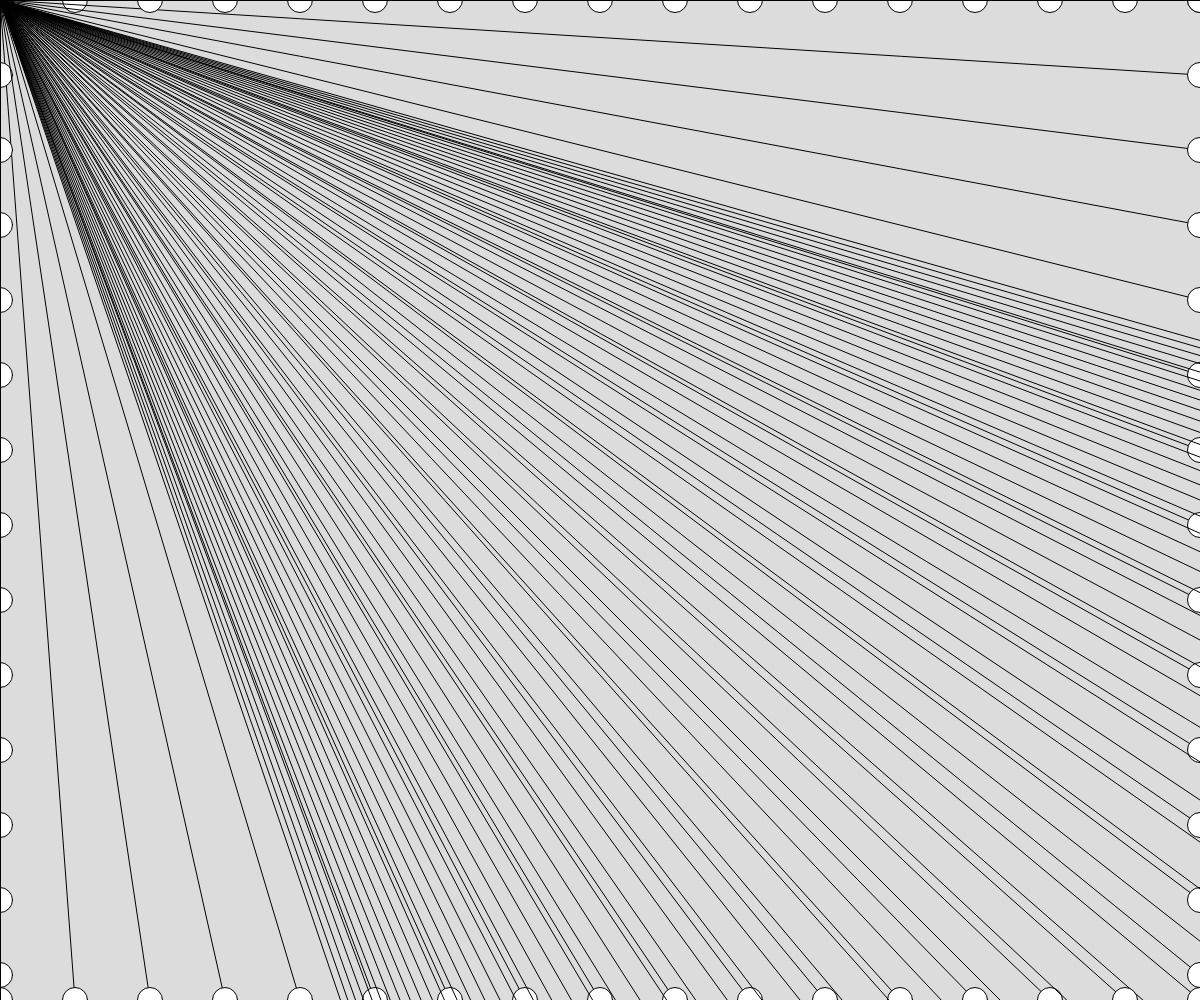
Frame 1 (no input)
Frame 60 (no input): identical to frame 1, image omitted
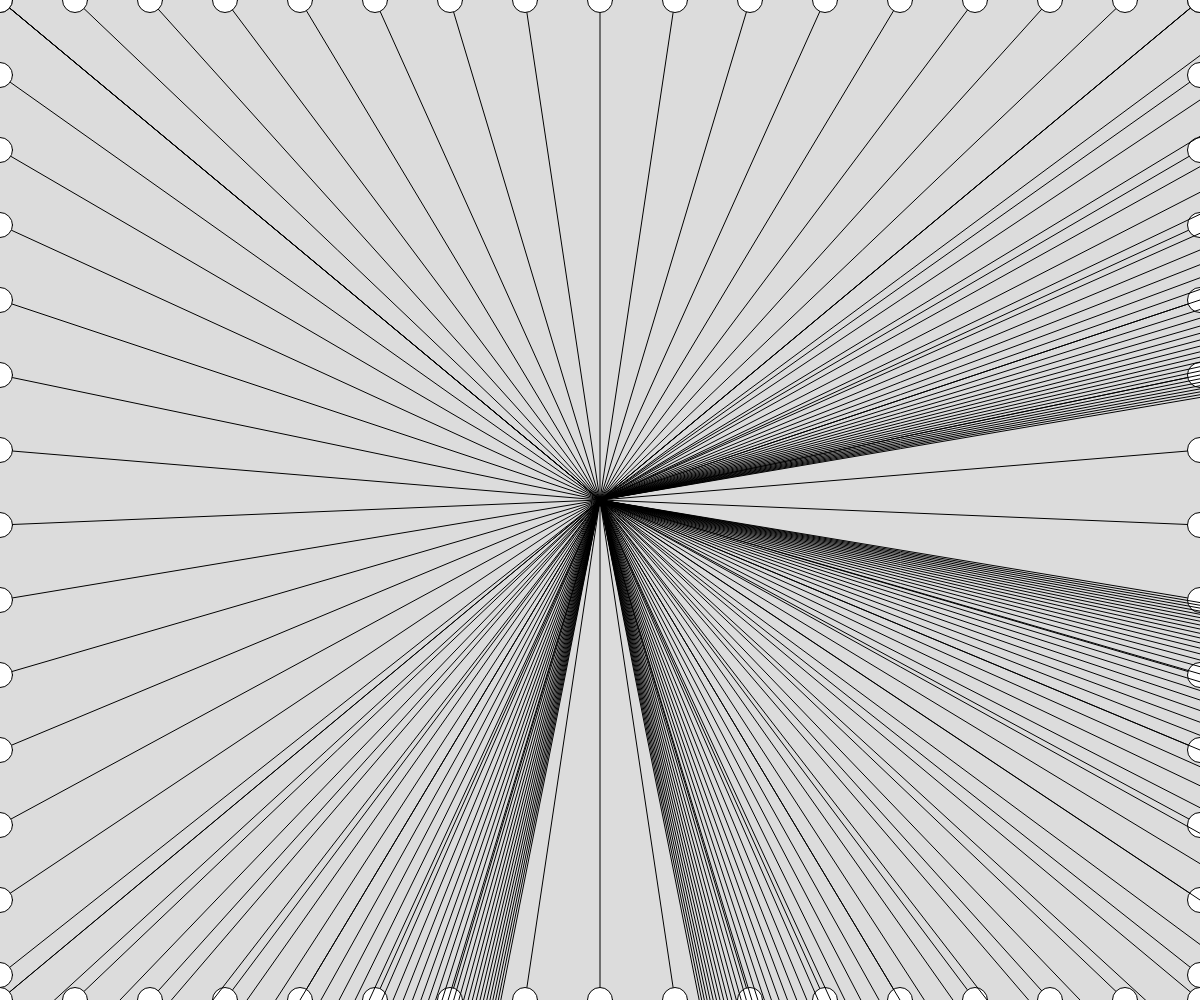
Frame 120 (the mouse pressed at the canvas centre since frame 60)

The p5.js sketch that drew these frames (run headless with seeded random() and noise() and a simulated clock; from frame 60 on, the mouse is pressed at the canvas centre):

// p5.js sketch
// ── sketch.js
// Drawing with Single Loops
// Demi Bejide
// 25th September, 2026


async function setup() {
  createCanvas(windowWidth, windowHeight);
}

function worm(y, size){
  //Use this function to draw a line of circles
  // y  = (num) height at which to draw line
  // size = (num) diameter of each circle
  for(let x = size/2; x < width; x += size){
    circle(x,y,size);
  }
}

function gradientBackground(){
  //creates a gradient to use as background
  let h = 2; //Rectangle Height

  //could use FOR or WHILE loop here...
  let y = 0; // have to make variable before running loop
  while (y < height){
    let mappedY = map(y,0,height,0,255);
    fill(mappedY, mouseX/5, 255 - mappedY); // fill(n) - greyscale
    rect(0,y,width,h);
    
    y += h;
  }
}
function draw() {
  
  background(220);
  challenge();
  // noStroke() 
  // gradientBackground();
  // worm(height/2, 50);
  challenge(25);
}//Screen Stuck Here

function challenge(size){
  let x = 0;
  let y = 0;
  for(let i = 0; i < width; i += size){
    line(x,0,mouseX, mouseY);
    circle(x,0,size);
    line(width,y,mouseX, mouseY);
    circle(width, y, size);
    line(x,height,mouseX, mouseY);
    circle(x, height, size);
    line(0,y,mouseX, mouseY);
    circle(0, y, size);
    
    x += size * 3;
    y += size * 3;
  }
  
}
